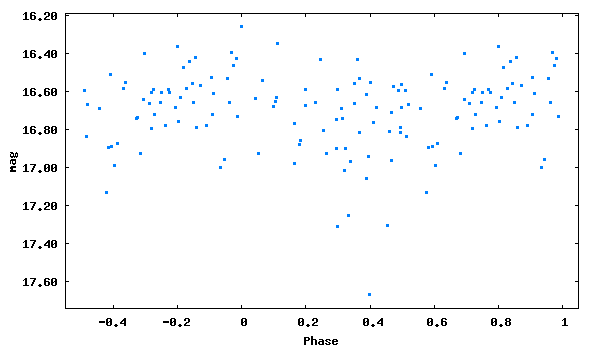

The script that saved this image:
set term png size 600,350 medium
set colors classic
set output 'phase_lc_20.png'
set xlabel 'Phase'
set ylabel 'mag'
#set title 'JDmax = 2447062.49600 + 0.2107541 x E'
set format y '%5.2f'
plot [-0.55:1.05][17.74:16.19] "phase_lc_20.dat" linecolor 3 pointtype 5 pointsize 0.3 title ""
